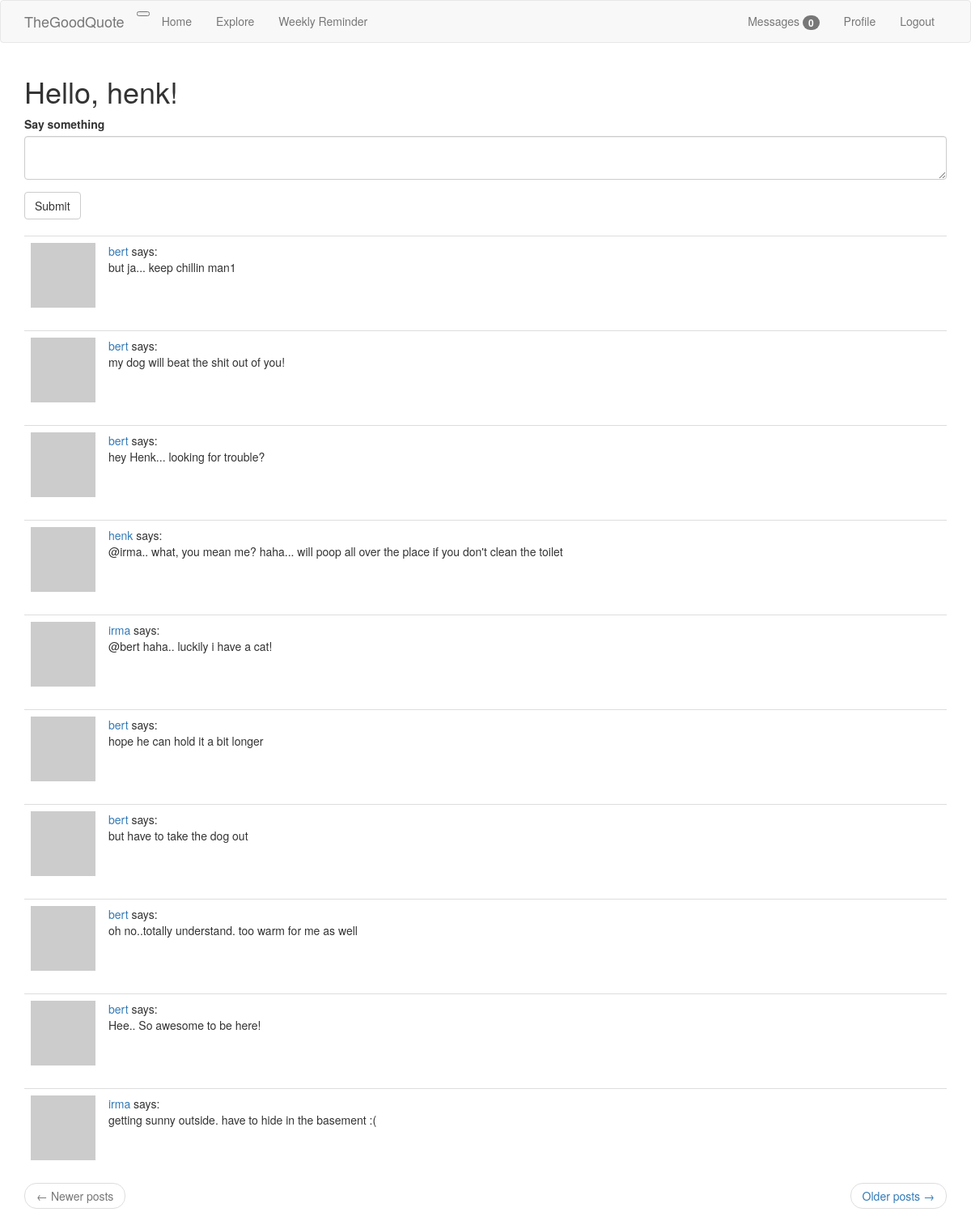
The page /index (signed in) on the database its author committed.
### app/models.py (models this page shows, shortened)
class User(UserMixin, db.Model):
    id = db.Column(db.Integer, primary_key=True)
    username = db.Column(db.String(60), index=True, unique=True)
    email = db.Column(db.String(120), index=True, unique=True)
    password_hash = db.Column(db.String(128))
    posts = db.relationship('Post', backref='author', lazy='dynamic')
    todos = db.relationship('Todo', backref='author', lazy='dynamic')
    about_me = db.Column(db.String(140))
    last_seen = db.Column(db.DateTime, default=datetime.utcnow)
    followed = db.relationship(
        'User', secondary=followers,
        primaryjoin=(followers.c.follower_id == id),
        secondaryjoin=(followers.c.followed_id == id),
        backref=db.backref('followers', lazy='dynamic'), lazy='dynamic')
    messages_sent = db.relationship('Message',
                                    foreign_keys='Message.sender_id',
                                    backref='author', lazy='dynamic')
    messages_received = db.relationship('Message',
                                        foreign_keys='Message.recipient_id',
                                        backref='recipient', lazy='dynamic')
    last_message_read_time = db.Column(db.DateTime)
    notifications = db.relationship('Notification', backref='user', lazy='dynamic')
    def avatar(self, size):
        digest = md5(self.email.lower().encode('utf-8')).hexdigest()
        return 'https://www.gravatar.com/avatar?{}?d=identicon&s={}'.format(
            digest, size)
    def followed_posts(self):
        followed = Post.query.join(
            followers, (followers.c.followed_id == Post.user_id)).filter(
                followers.c.follower_id == self.id)
        own = Post.query.filter_by(user_id=self.id)
        return followed.union(own).order_by(Post.timestamp.desc())
    def new_messages(self):
        last_read_time = self.last_message_read_time or datetime(1900, 1, 1)
        return Message.query.filter_by(recipient=self).filter(
            Message.timestamp > last_read_time).count()

class Post(db.Model):
    id = db.Column(db.Integer, primary_key=True)
    body = db.Column(db.String(140))
    timestamp = db.Column(db.DateTime, index=True, default=datetime.utcnow)
    user_id = db.Column(db.Integer, db.ForeignKey('user.id'))

### app/routes.py (the view)
@app.route('/', methods=['GET', 'POST'])
@app.route('/index', methods=['GET', 'POST'])
@login_required
def index():
    form = PostForm()
    if form.validate_on_submit():
        post = Post(body=form.post.data, author=current_user)
        db.session.add(post)
        db.session.commit()
        flash('Your post is now live!')
        return redirect(url_for('index'))
    page = request.args.get('page', 1, type=int)
    posts = current_user.followed_posts().paginate(
        page, app.config['POSTS_PER_PAGE'], False)
    next_url = url_for('index', page=posts.next_num) \
        if posts.has_next else None
    prev_url = url_for('index', page=posts.prev_num) \
        if posts.has_prev else None
    return render_template('index.html', title='Home', form=form,
                           posts=posts.items, next_url=next_url,
                           prev_url=prev_url)

### app/forms.py
class PostForm(FlaskForm):
    post = TextAreaField('Say something', validators=[DataRequired(), Length(min=1, max=140)])
    submit = SubmitField('Submit')

### app/models.py (called while the page is built)
@login.user_loader
def load_user(id):
    return User.query.get(int(id))

### app/routes.py (called while the page is built)
@app.before_request
def before_request():
    if current_user.is_authenticated:
        current_user.last_seen = datetime.utcnow()
        db.session.commit()

### app/templates/index.html
{% extends 'base.html' %}
{% import 'bootstrap/wtf.html' as wtf %}
{% block app_content %}
    <h1>Hello, {{ current_user.username }}!</h1>
    {% if form %}
    {{ wtf.quick_form(form) }}
    <br>
    {% endif %}
    {% for post in posts %}
        {% include '_post.html' %}
    {% endfor %}
    <nav aria-label="...">
        <ul class="pager">
            <li class="previous{% if not prev_url %} disabled{% endif %}">
                <a href="{{ prev_url or '#' }}">
                    <span aria-hidden="true">&larr;</span> Newer posts
                </a>
            </li>
            <li class="next{% if not next_url %} disabled{% endif %}">
                <a href="{{ next_url or '#' }}">
                    Older posts <span aria-hidden="true">&rarr;</span>
                </a>
            </li>
        </ul>
    </nav>
{% endblock %}

### app/templates/_post.html
<table class="table table-hover">
    <tr>
        <td width="70px">
            <a href="{{ url_for('user', username=post.author.username )}}">
                <img src="{{ post.author.avatar(70) }}" />
            </a>
        </td>
        <td>
            <a href="{{ url_for('user', username=post.author.username )}}">
                {{ post.author.username }}
            </a>
            says:
            <br>
            <span id="post{{ post.id }}">{{ post.body }}</span>
        </td>
    </tr>
</table>

### rows shown on the page
User: username "henk"
Post: author.username "bert", body "but ja... keep chillin man1"
Post: author.username "bert", body "my dog will beat the shit out of you!"
Post: author.username "bert", body "hey Henk... looking for trouble?"
Post: author.username "henk", body "@irma.. what, you mean me? haha... will poop all over the place if you don't clean the toilet"
Post: author.username "irma", body "@bert haha.. luckily i have a cat!"
Post: author.username "bert", body "hope he can hold it a bit longer"
Post: author.username "bert", body "but have to take the dog out"
Post: author.username "bert", body "oh no..totally understand. too warm for me as well"
Post: author.username "bert", body "Hee.. So awesome to be here!"
Post: author.username "irma", body "getting sunny outside. have to hide in the basement :("

### other values the page prints
{{ new_messages }} "0"
